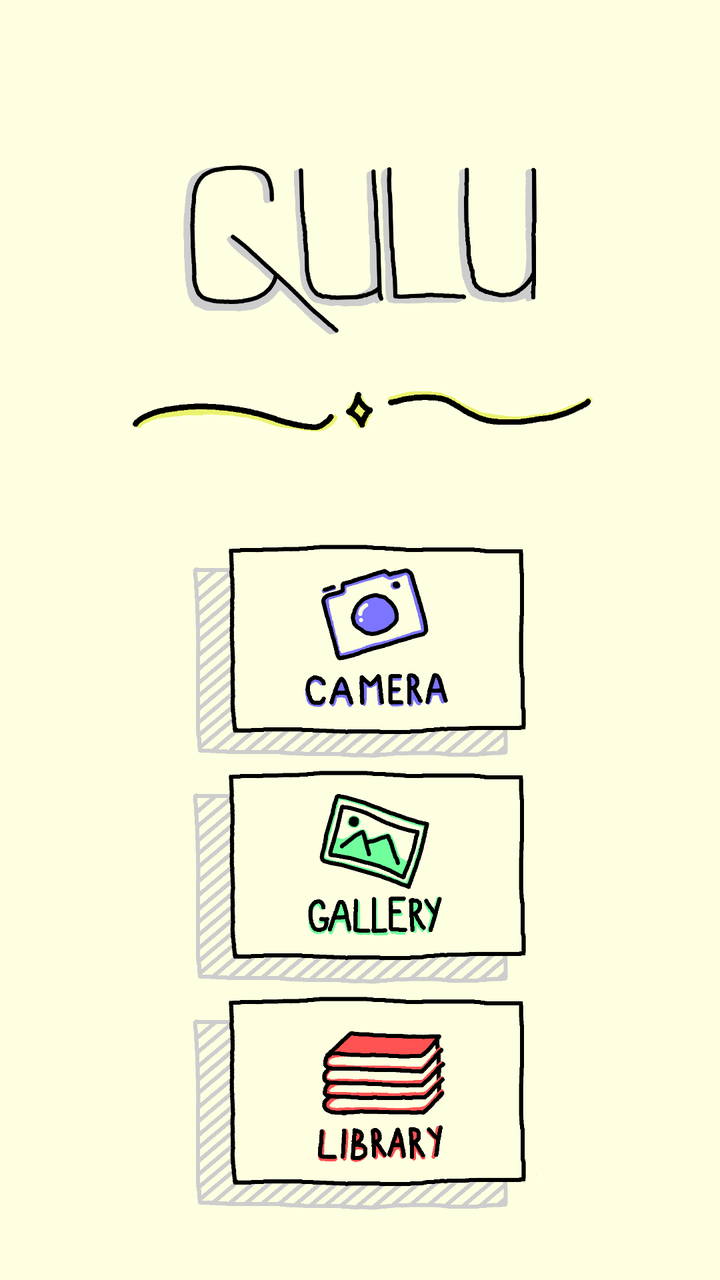
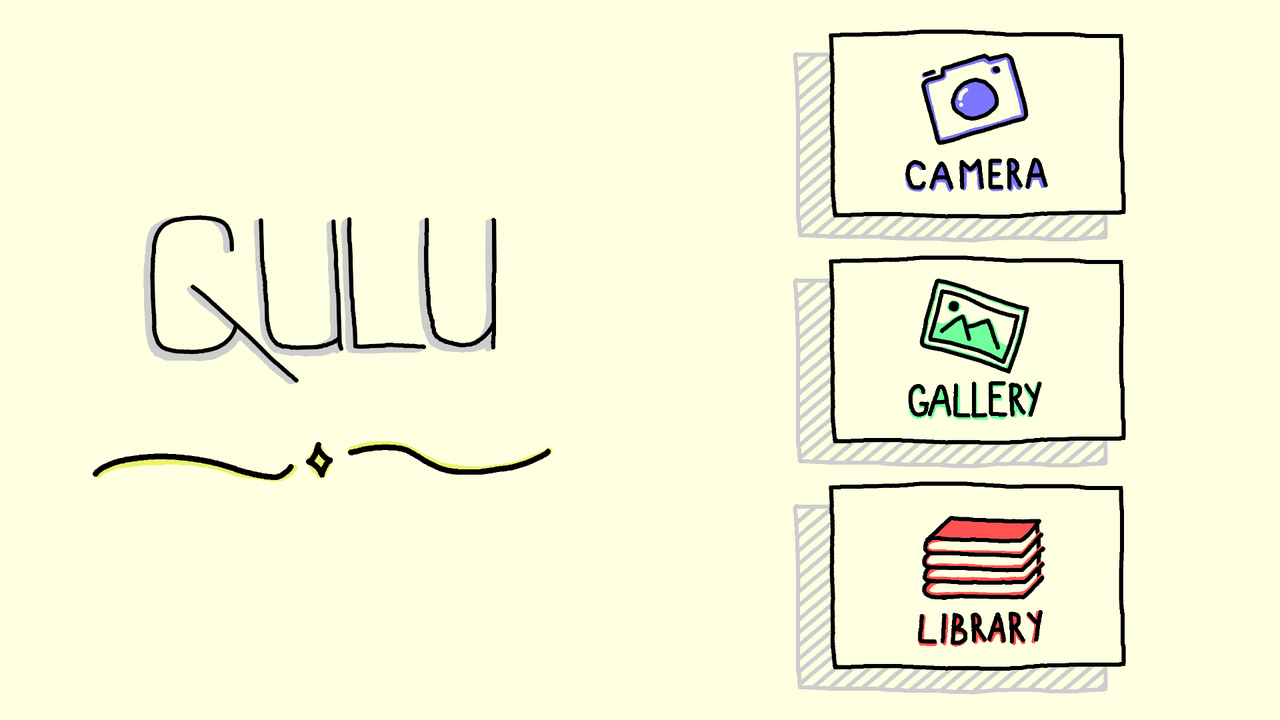

The same Android screen from two of the app's own layout files: first res/layout/ as a phone draws it, then the repository's variant for another configuration, drawn on a device whose configuration selects that folder. Both files follow.
<!-- AndroidManifest.xml: application theme Theme.Gulu -->
<!-- res/layout/activity_main.xml -->
<?xml version="1.0" encoding="utf-8"?>
<LinearLayout xmlns:android="http://schemas.android.com/apk/res/android"
    xmlns:app="http://schemas.android.com/apk/res-auto"
    xmlns:tools="http://schemas.android.com/tools"
    android:layout_width="match_parent"
    android:layout_height="match_parent"
    android:background="#fdffe0"
    android:orientation="vertical"
    tools:context=".MainActivity">

    <ImageView
        android:id="@+id/gulu_logo"
        android:layout_width="196dp"
        android:layout_height="100dp"
        android:layout_marginTop="75dp"
        android:layout_gravity="center"
        tools:srcCompat="@drawable/gulu_logo"
        />

    <ImageView
        android:id="@+id/star_line"
        android:layout_width="271dp"
        android:layout_height="60dp"
        android:layout_gravity="center"
        android:layout_margin="0dp"
        tools:srcCompat="@drawable/star_line"
        />

    <LinearLayout
        android:layout_width="match_parent"
        android:layout_height="match_parent"
        android:orientation="vertical"
        android:gravity="center"
        >

        <ImageView
            android:id="@+id/btn_camera"
            android:layout_width="211dp"
            android:layout_height="113dp"
            android:layout_gravity="center"
            tools:srcCompat="@drawable/camera" />

        <ImageView
            android:id="@+id/btn_gallery"
            android:layout_width="211dp"
            android:layout_height="113dp"
            android:layout_gravity="center"
            tools:srcCompat="@drawable/gallery" />

        <ImageView
            android:id="@+id/btn_library"
            android:layout_width="211dp"
            android:layout_height="113dp"
            android:layout_gravity="center"
            tools:srcCompat="@drawable/library" />

    </LinearLayout>

</LinearLayout>
<!-- resources referenced by this layout -->
<resources>
  <!-- drawable camera: png bitmap (drawable, 53350 bytes) -->
  <!-- drawable gallery: png bitmap (drawable, 67311 bytes) -->
  <!-- drawable gulu_logo: png bitmap (drawable, 88339 bytes) -->
  <!-- drawable library: png bitmap (drawable, 41405 bytes) -->
  <!-- drawable star_line: png bitmap (drawable, 3708 bytes) -->
  <style name="Theme.Gulu" parent="Theme.MaterialComponents.DayNight.DarkActionBar">
          
          <item name="colorPrimary">@color/purple_500</item>
          <item name="colorPrimaryVariant">@color/purple_700</item>
          <item name="colorOnPrimary">@color/white</item>
          
          <item name="colorSecondary">@color/teal_200</item>
          <item name="colorSecondaryVariant">@color/teal_700</item>
          <item name="colorOnSecondary">@color/black</item>
          
          <item name="android:statusBarColor" tools:targetApi="l">?attr/colorPrimaryVariant</item>
          
      </style>
</resources>
<!-- res/layout-land/activity_main.xml (the repository's variant of the layout above) -->
<!-- drawn on the phone turned sideways -->
<?xml version="1.0" encoding="utf-8"?>
<LinearLayout xmlns:android="http://schemas.android.com/apk/res/android"
xmlns:app="http://schemas.android.com/apk/res-auto"
xmlns:tools="http://schemas.android.com/tools"
android:layout_width="match_parent"
android:layout_height="match_parent"
android:background="#fdffe0"
tools:context=".MainActivity">

    <LinearLayout
        android:layout_width="0dp"
        android:layout_height="match_parent"
        android:layout_weight="1"
        android:gravity="center"
        android:orientation="vertical"
        >

        <ImageView
            android:id="@+id/gulu_logo"
            android:layout_width="196dp"
            android:layout_height="100dp"
            tools:srcCompat="@drawable/gulu_logo" />

        <ImageView
            android:id="@+id/star_line"
            android:layout_width="271dp"
            android:layout_height="60dp"
            android:layout_gravity="center"
            android:layout_margin="0dp"
            tools:srcCompat="@drawable/star_line" />

    </LinearLayout>

    <LinearLayout
        android:layout_width="0dp"
        android:layout_height="match_parent"
        android:layout_weight="1"
        android:orientation="vertical"
        android:gravity="center"
        >

        <ImageView
            android:id="@+id/btn_camera"
            android:layout_width="211dp"
            android:layout_height="113dp"
            android:layout_gravity="center"
            tools:srcCompat="@drawable/camera" />

        <ImageView
            android:id="@+id/btn_gallery"
            android:layout_width="211dp"
            android:layout_height="113dp"
            android:layout_gravity="center"
            tools:srcCompat="@drawable/gallery" />

        <ImageView
            android:id="@+id/btn_library"
            android:layout_width="211dp"
            android:layout_height="113dp"
            android:layout_gravity="center"
            tools:srcCompat="@drawable/library" />

    </LinearLayout>

</LinearLayout>
